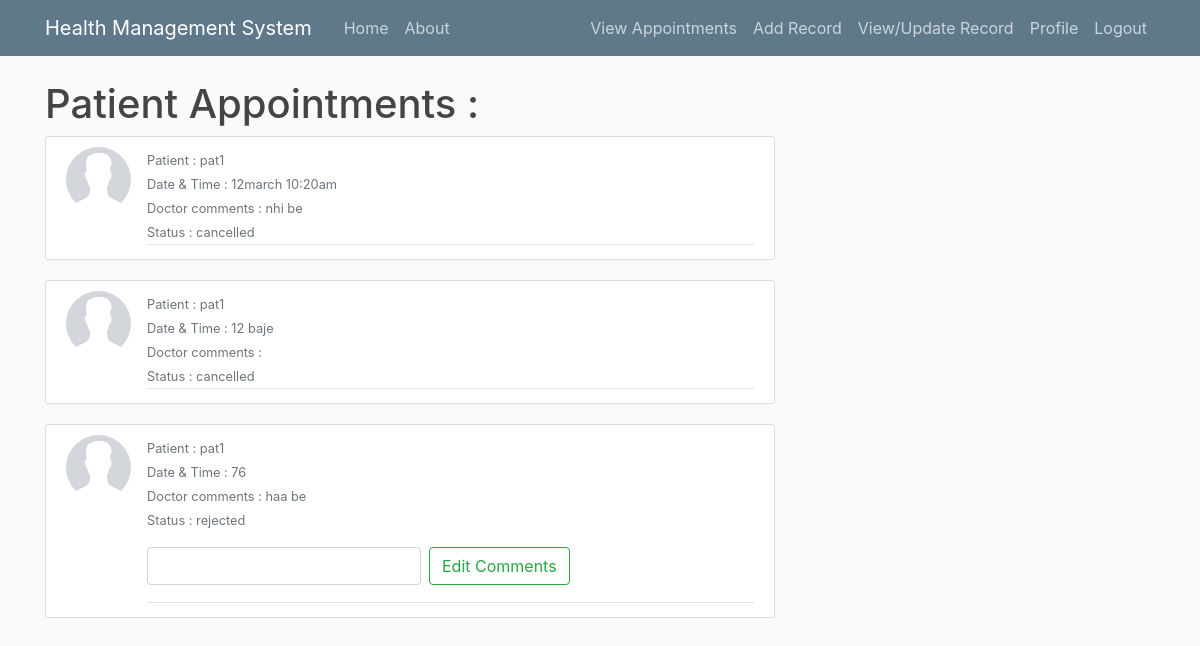
/appointment/view/ (signed in), run on the app's committed database.
### appointment/models.py (models this page shows, shortened)
class appointment(models.Model):
    doc = models.ForeignKey(User,null=True, on_delete=models.CASCADE,related_name="ap1")
    pat = models.ForeignKey(User,null=True, on_delete=models.CASCADE,related_name="ap2")
    date_time = models.CharField(max_length = 100)
    status = models.CharField(max_length = 20 ,default='pending',choices=status_choices)
    doc_cmts = models.CharField(max_length=150,blank=True)

### accounts/models.py (models this page shows, shortened)
class Patient(models.Model):
    name = models.CharField(max_length = 100)
    phone = PhoneField(blank=True, help_text='Contact phone number') #update
    blood_group = models.CharField(max_length = 4 ,blank=True,choices=blood_grp_choices)
    age = models.IntegerField(null=True)
    gender = models.CharField(max_length=1, blank=True,choices=gender_choices)
    address = models.CharField(max_length=150,blank=True) #update
    image = models.ImageField(default = 'def_M.jpg', upload_to = 'profile_pics')
    records = models.ManyToManyField(record)
    user = models.OneToOneField(User,on_delete=models.CASCADE)
    appointments = models.ManyToManyField(appointment,related_name="app_pat")

### appointment/views.py (the view)
# urls.py: path('view/',views.view_appointment,name="view-appointment"),
@login_required(login_url = '/login/')
def view_appointment(request):
    if request.user.profile.type == 'P':
        a1 = request.user.patient.appointments.all()
        return render(request,'appointment/view_appointments_pat.html',{'a1':a1})
    else:
        a1 = request.user.doctor.appointments.all()
        return render(request,'appointment/view_appointments_doc.html',{'a1':a1})

### appointment/templates/appointment/view_appointments_doc.html (shortened to what this page needs)
{%extends "base_layout.html" %}
{%block content%}
    <h1>Patient Appointments :</h1>
    {% for ap in a1 %}
    <article class="media content-section">
    <img class = "rounded-circle article-img"src = "{{ ap.pat.patient.image.url }}">
    <div class="media-body">
      <div class="article-metadata">
        <small class="text-muted">Patient : {{ ap.pat.patient.name }}</br></small>
        <small class="text-muted">Date & Time : {{ ap.date_time }}</br></small>
        <small class="text-muted">Doctor comments : {{ ap.doc_cmts }}</br></small>
        <small class="text-muted">Status : {{ ap.status }}</br></small>
        {% if ap.status != 'cancelled' %}
        <form class="form-inline my-2 my-lg-3" action="{% url 'appointment:edit-cmts' ap.id%}">
            <input class="form-control mr-sm-2" type="comments" placeholder="" aria-label="comments" name="comments">
            <button class="btn btn-outline-success my-2 my-sm-0" type="submit">Edit Comments</button>
        </form>
        {% endif %}
      </div>
    </div>
    </article>
  {% endfor %}
{%endblock content%}

### assets/styles.css (style rules this page uses)
body { background: #fafafa; color: #333333; margin-top: 5rem; }
h1, h2, h3, h4, h5, h6 { color: #444444; }
.content-section { background: #ffffff; padding: 10px 20px; border: 1px solid #dddddd; border-radius: 3px; margin-bottom: 20px; }
.article-img { height: 65px; width: 65px; margin-right: 16px; }
.article-metadata { padding-bottom: 1px; margin-bottom: 4px; border-bottom: 1px solid #e3e3e3 }

### data on the page
appointment: pat.patient.image (picture), pat.patient.name "pat1", date_time "12march 10:20am", doc_cmts "nhi be", status "cancelled"
appointment: pat.patient.image (picture), pat.patient.name "pat1", date_time "12 baje", status "cancelled"
appointment: pat.patient.image (picture), pat.patient.name "pat1", date_time "76", doc_cmts "haa be", status "rejected"
